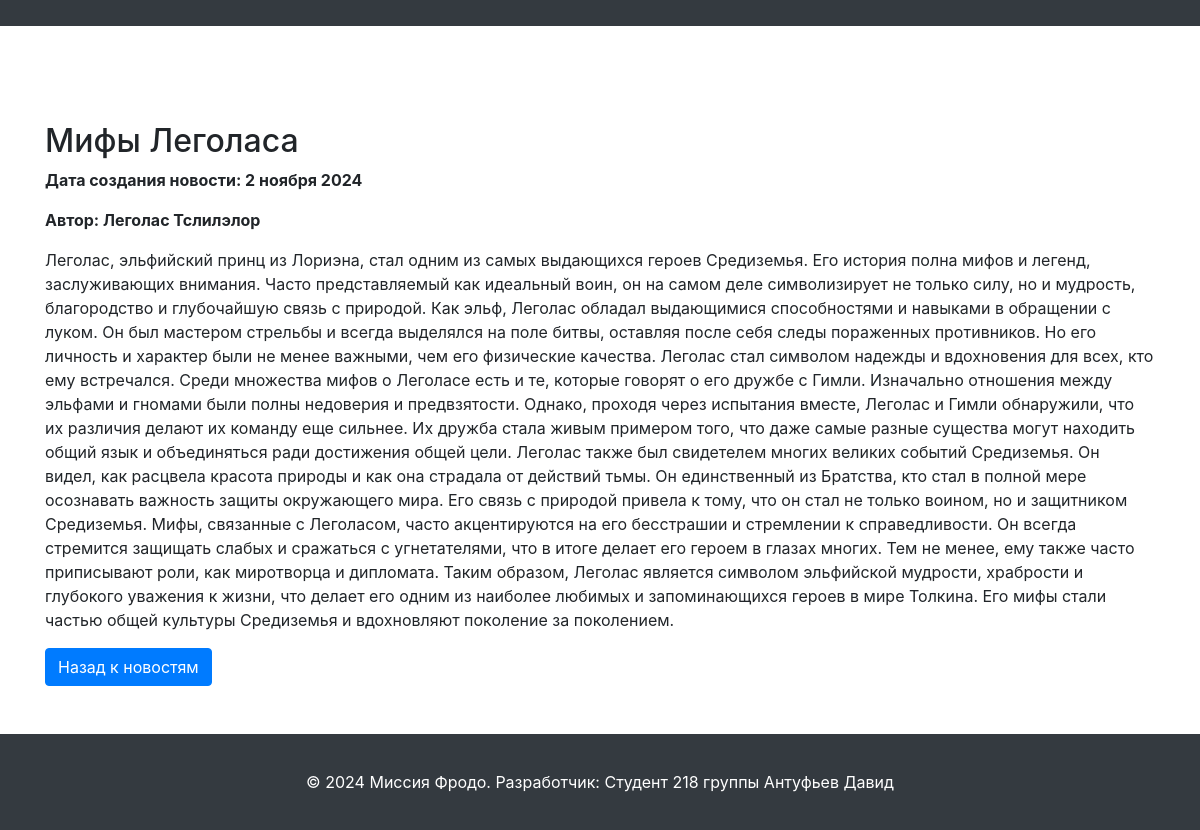
Page /news/4 on the committed database.
### database.py (models this page shows)
class News(db.Model):
    id = db.Column(db.Integer, primary_key=True)
    title = db.Column(db.String(50), unique=False, nullable=False)
    content = db.Column(db.String(2000), unique=False, nullable=False)
    date_of_create = db.Column(db.DateTime, default=datetime.utcnow)
    author_id = db.Column(db.Integer, db.ForeignKey('user.id'), nullable=False)

class User(db.Model):
    id = db.Column(db.Integer, primary_key=True)
    login_email = db.Column(db.String(100), unique=True, nullable=False)
    password = db.Column(db.String(200), nullable=False)
    surname = db.Column(db.String(100), nullable=False)
    name = db.Column(db.String(100), nullable=False)
    age = db.Column(db.Integer, nullable=False)
    speciality = db.Column(db.String(100), nullable=False)
    address = db.Column(db.String(200), nullable=False)

### main.py (the view)
@app.route('/news/<int:news_id>')
def news_detail(news_id):
    news_item = News.query.get_or_404(news_id)
    author = User.query.get(news_item.author_id)
    return render_template('news_item.html', news_item=news_item, author=author)

### database.py (called while the page is built)
@app.context_processor
def inject_conf_vars():
    return dict(format_datetime=format_datetime)

### templates/news_item.html
{% extends 'base.html' %}
{% block content %}
<main class="container mt-5">
    <h2>{{ news_item.title }}</h2>
    <p><strong>Дата создания новости: {{ format_datetime(news_item.date_of_create, format='d MMMM yyyy') }}</strong></p>
    <p><strong>Автор: {{ author.name }} {{ author.surname }}</strong></p>
    <p>{{ news_item.content }}</p>
    <a href="{{ url_for('index') }}" class="btn btn-primary">Назад к новостям</a>
</main>
{% endblock %}

### static/css/styles.css (style rules this page uses)
html, body { height: 100%; margin: 0; display: flex; flex-direction: column; }
main { flex: 1; }

### rows in the picture
News: title "Мифы Леголаса", date_of_create "2 ноября 2024", content "Леголас, эльфийский принц из Лориэна, стал одним из самых выдающихся героев Средиземья. Его история полна мифов и легенд, заслуживающих внимания. Часто представляемый как идеальный воин, он на самом деле символизирует не только силу, но и мудрость, благородство и глубочайшую связь с природой. Как эльф, Леголас обладал выдающимися способностями и навыками в обращении с луком. Он был мастером стрельбы и всегда выделялся на поле битвы, оставляя после себя следы пораженных противников. Но его личность и характер были не менее важными, чем его физические качества. Леголас стал символом надежды и вдохновения для всех, кто ему встречался. Среди множества мифов о Леголасе есть и те, которые говорят…"
User: name "Леголас", surname "Тслилэлор"
